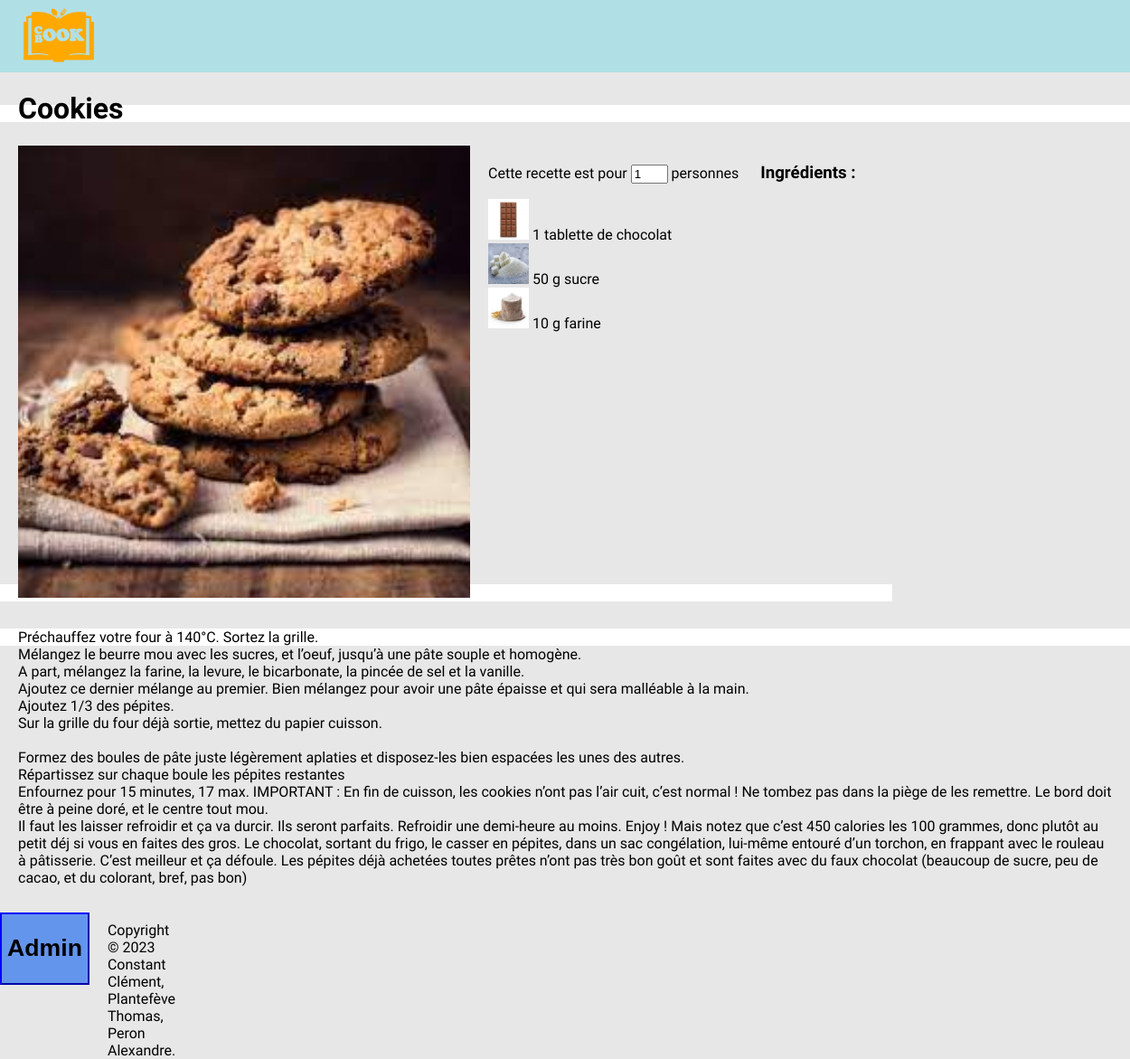
Screenshot of /pages/recette.php?idRecette=3 with the database file from the repository.
### tables this page shows
CREATE TABLE IF NOT EXISTS `recette` (
  `idRecette` int(11) NOT NULL AUTO_INCREMENT,
  `nomRecette` varchar(50) NOT NULL,
  `imgRecette` varchar(50) NOT NULL,
  `Description` varchar(500) NOT NULL,
  `Preparation` varchar(2000) NOT NULL,
  PRIMARY KEY (`idRecette`)
);

CREATE TABLE IF NOT EXISTS `contenir` (
  `idContenir` int(11) NOT NULL AUTO_INCREMENT,
  `idRecette` int(11) DEFAULT NULL,
  `idIngredient` int(11) DEFAULT NULL,
  `quantite` int(11) NOT NULL,
  `unite` enum('Cuill?re ? caf?','Cuill?re ? soupe','mL','L','g') DEFAULT NULL,
  PRIMARY KEY (`idContenir`),
  KEY `contenir_ibfk_1` (`idRecette`),
  KEY `contenir_ibfk_2` (`idIngredient`)
);

CREATE TABLE IF NOT EXISTS `ingredient` (
  `idIngredient` int(11) NOT NULL AUTO_INCREMENT,
  `nomIngredient` varchar(50) NOT NULL,
  `imgIngredient` varchar(50) NOT NULL,
  PRIMARY KEY (`idIngredient`)
);

### class/pdowrapper/pdowrapper.php (called while the page is built, shortened)
<?php
class PdoWrapper
{
    private $pdo ;
    public function __construct($db_name, $db_host='127.0.0.1', $db_port='3306', $db_user = 'root', $db_pwd=''){
        $this->db_name = $db_name ;
        $this->db_host = $db_host ;
        $this->db_port = $db_port ;
        $this->db_user = $db_user ;
        $this->db_pwd = $db_pwd ;
        $dsn = 'mysql:dbname=' . $this->db_name . ';host='. $this->db_host. ';port=' . $this->db_port;
        try{
            $this->pdo = new PDO($dsn, $this->db_user, $this->db_pwd);
            $this->pdo->exec("set names utf8");
        }catch (\Exception $ex){
            die('Error : ' . $ex->getMessage()) ;
        }
    }
    public function exec($statement, $params, $classname=null){
        $res = $this->pdo->prepare($statement) ;
        $res->execute($params) or die(print_r($res->errorInfo()));
        if($classname != null){
            $data = $res->fetchAll(PDO::FETCH_CLASS, $classname);
        }else{
            $data = $res->fetchAll(PDO::FETCH_OBJ);
        }
        return $data ;
    }
}

### class/cb/CoobookDB.php (called while the page is built, shortened)
<?php
class CoobookDB extends PdoWrapper
{
    public function getRecette($id)
    {
        return $this->exec("SELECT * FROM recette WHERE idRecette = '$id'", null);
    }
    public function getIngredients($id)
    {
        return $this->exec("SELECT i.imgIngredient, i.nomIngredient, c.quantite, c.unite FROM recette as r
        INNER JOIN contenir as c
        ON r.idRecette = c.idRecette
        INNER JOIN ingredient as i
        ON c.idIngredient = i.idIngredient
        WHERE r.idRecette = '$id'", null);
    }
}

### class/Autoloader.php (called while the page is built, shortened)
<?php
class Autoloader
{
    static function autoload($class_name){
        $class_name = str_replace('\\', DIRECTORY_SEPARATOR, $class_name) ;
    }
}

### class/Rec_Ig/Recette.php (the view, shortened to what this page needs)
<?php
class Recette
{
function generateRecette($data,$tags,$liste): void{ ?>
    <div id="nom">
        <h1> <?= utf8_encode( $data[0]->nomRecette ) ?></h1>
    </div>
    <div id="info">
        <img id="photo_tete" src="/Projet_Recettes/<?= $data[0]->imgRecette ?>">
        <div id="ingredient">
                <span id="nbPersonne">
                    Cette recette est pour
                    <input type="number" id="personne" name="personne" max="20" min="1" value="1">
                    personnes
                </span>
            <h3>Ingrédients :</h3>
            <div id="liste_inrgredient">
                <?php foreach ($liste as $l) {
                    echo "<div class='ingredient'><img class='image_ingredient' src='/Projet_Recettes/" . $l->imgIngredient
                        . "'>" ?> <span class="quantite" value="<?=$l->quantite?>"><?=$l->quantite?></span> <?= $l->unite . " " .  $l->nomIngredient . "</div>";
                }
                ?>
            </div>
        </div>
    </div>
    <div id="flex">
        <div id="recette">
            <?php $prep = str_replace("\n", "<br/>", $data[0]->Preparation); ?>
            <?= htmlspecialchars_decode($prep) ?>
        </div>
    </div>
<?php
}
}
?>

### class/Template/css/main.css (style rules this page uses)
html, body { background-color: #e7e7e7; margin: 0; padding: 0; height: 100%; }

### CSS/recette.css (style rules this page uses)
#nom { margin-right: 20px; margin-left: 20px; display: flex; width: 100%; }
#nbPersonne { text-align: right; margin-right: 20px; }
#personne { width: 33px; }
#info { margin-right: 20px; margin-left: 20px; display: flex; }
#photo_tete { width: 500px; height: 500px; }
#ingredient { margin-right: 20px; margin-left: 20px; display: ruby; }
#liste_inrgredient { position: absolute; overflow: auto; width: 635px; height: 410px; }
.image_ingredient { width: 45px; height: 45px; }
#flex { display: flex; }
#recette { margin-left: 20px; margin-right: 20px; margin-top: 30px; margin-bottom: 90px; }

### rows the page displays
recette: nomRecette "Cookies", Preparation "Préchauffez votre four à 140°C. Sortez la grille. Mélangez le beurre mou avec les sucres, et l’oeuf, jusqu’à une pâte souple et homogène. A part, mélangez la farine, la levure, le bicarbonate, la pincée de sel et la vanille. Ajoutez ce dernier mélange au premier. Bien mélangez pour avoir une pâte épaisse et qui sera malléable à la main. Ajoutez 1/3 des pépites. Sur la grille du four déjà sortie, mettez du papier cuisson. Formez des boules de pâte juste légèrement aplaties et disposez-les bien espacées les unes des autres. Répartissez sur chaque boule les pépites restantes Enfournez pour 15 minutes, 17 max. IMPORTANT : En fin de cuisson, les cookies n’ont pas l’air cuit, c’est normal ! Ne…"
contenir: idIngredient.imgIngredient (picture), quantite "1", idIngredient.nomIngredient "tablette de chocolat"
contenir: idIngredient.imgIngredient (picture), quantite "50", unite "g", idIngredient.nomIngredient "sucre"
contenir: idIngredient.imgIngredient (picture), quantite "10", unite "g", idIngredient.nomIngredient "farine"
